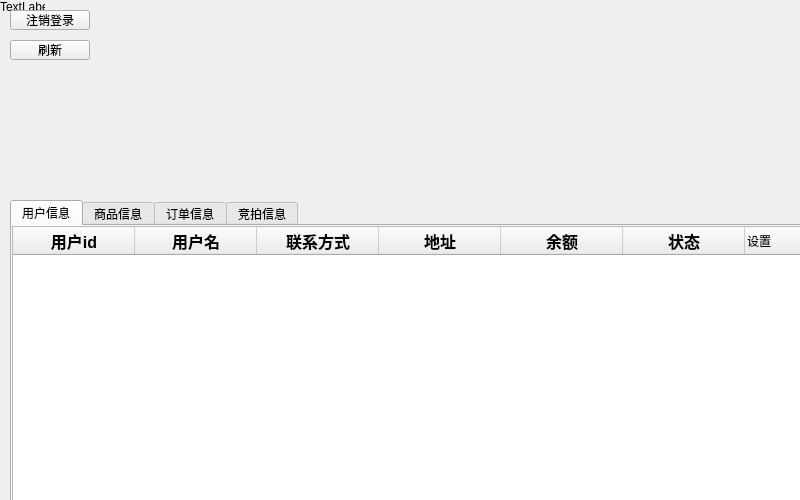
<?xml version="1.0" encoding="UTF-8"?>
<ui version="4.0">
 <class>admincase</class>
 <widget class="QDialog" name="admincase">
  <property name="geometry">
   <rect>
    <x>0</x>
    <y>0</y>
    <width>800</width>
    <height>500</height>
   </rect>
  </property>
  <property name="windowTitle">
   <string>管理员界面</string>
  </property>
  <widget class="QTabWidget" name="tabWidget">
   <property name="geometry">
    <rect>
     <x>10</x>
     <y>200</y>
     <width>800</width>
     <height>400</height>
    </rect>
   </property>
   <property name="currentIndex">
    <number>0</number>
   </property>
   <widget class="QWidget" name="tab">
    <attribute name="title">
     <string>用户信息</string>
    </attribute>
    <widget class="QTableWidget" name="tableWidget">
     <property name="geometry">
      <rect>
       <x>0</x>
       <y>0</y>
       <width>800</width>
       <height>380</height>
      </rect>
     </property>
     <attribute name="horizontalHeaderDefaultSectionSize">
      <number>122</number>
     </attribute>
     <column>
      <property name="text">
       <string>用户id</string>
      </property>
      <property name="font">
       <font>
        <pointsize>12</pointsize>
        <bold>true</bold>
       </font>
      </property>
     </column>
     <column>
      <property name="text">
       <string>用户名</string>
      </property>
      <property name="font">
       <font>
        <pointsize>12</pointsize>
        <bold>true</bold>
       </font>
      </property>
     </column>
     <column>
      <property name="text">
       <string>联系方式</string>
      </property>
      <property name="font">
       <font>
        <pointsize>12</pointsize>
        <bold>true</bold>
       </font>
      </property>
     </column>
     <column>
      <property name="text">
       <string>地址</string>
      </property>
      <property name="font">
       <font>
        <pointsize>12</pointsize>
        <bold>true</bold>
       </font>
      </property>
     </column>
     <column>
      <property name="text">
       <string>余额</string>
      </property>
      <property name="font">
       <font>
        <pointsize>12</pointsize>
        <bold>true</bold>
       </font>
      </property>
     </column>
     <column>
      <property name="text">
       <string>状态</string>
      </property>
      <property name="font">
       <font>
        <pointsize>12</pointsize>
        <bold>true</bold>
       </font>
      </property>
     </column>
     <column>
      <property name="text">
       <string>设置</string>
      </property>
      <property name="textAlignment">
       <set>AlignLeading|AlignVCenter</set>
      </property>
     </column>
    </widget>
   </widget>
   <widget class="QWidget" name="tab_2">
    <attribute name="title">
     <string>商品信息</string>
    </attribute>
    <widget class="QTableWidget" name="tableWidget_2">
     <property name="geometry">
      <rect>
       <x>0</x>
       <y>50</y>
       <width>800</width>
       <height>330</height>
      </rect>
     </property>
     <attribute name="horizontalHeaderDefaultSectionSize">
      <number>81</number>
     </attribute>
     <column>
      <property name="text">
       <string>商品id</string>
      </property>
      <property name="font">
       <font>
        <pointsize>12</pointsize>
        <bold>true</bold>
       </font>
      </property>
     </column>
     <column>
      <property name="text">
       <string>商品名称</string>
      </property>
      <property name="font">
       <font>
        <pointsize>12</pointsize>
        <bold>true</bold>
       </font>
      </property>
     </column>
     <column>
      <property name="text">
       <string>价钱</string>
      </property>
      <property name="font">
       <font>
        <pointsize>12</pointsize>
        <bold>true</bold>
       </font>
      </property>
     </column>
     <column>
      <property name="text">
       <string>数目</string>
      </property>
      <property name="font">
       <font>
        <pointsize>12</pointsize>
        <bold>true</bold>
       </font>
      </property>
     </column>
     <column>
      <property name="text">
       <string>描述</string>
      </property>
      <property name="font">
       <font>
        <pointsize>12</pointsize>
        <bold>true</bold>
       </font>
      </property>
     </column>
     <column>
      <property name="text">
       <string>卖家id</string>
      </property>
      <property name="font">
       <font>
        <pointsize>12</pointsize>
        <bold>true</bold>
       </font>
      </property>
     </column>
     <column>
      <property name="text">
       <string>开始时间</string>
      </property>
      <property name="font">
       <font>
        <pointsize>12</pointsize>
        <bold>true</bold>
       </font>
      </property>
     </column>
     <column>
      <property name="text">
       <string>截至时间</string>
      </property>
      <property name="font">
       <font>
        <pointsize>12</pointsize>
        <bold>true</bold>
       </font>
      </property>
     </column>
     <column>
      <property name="text">
       <string>状态</string>
      </property>
      <property name="font">
       <font>
        <pointsize>12</pointsize>
        <bold>true</bold>
       </font>
      </property>
     </column>
     <column>
      <property name="text">
       <string>设置</string>
      </property>
      <property name="textAlignment">
       <set>AlignLeading|AlignVCenter</set>
      </property>
     </column>
    </widget>
    <widget class="QGroupBox" name="groupBox_3">
     <property name="geometry">
      <rect>
       <x>-10</x>
       <y>-13</y>
       <width>801</width>
       <height>81</height>
      </rect>
     </property>
     <property name="title">
      <string/>
     </property>
     <layout class="QHBoxLayout" name="horizontalLayout_3">
      <item>
       <widget class="QGroupBox" name="groupBox">
        <property name="title">
         <string/>
        </property>
        <layout class="QHBoxLayout" name="horizontalLayout">
         <item>
          <widget class="QLineEdit" name="lineEdit"/>
         </item>
         <item>
          <widget class="QPushButton" name="pushButton_2">
           <property name="text">
            <string>商品搜索</string>
           </property>
          </widget>
         </item>
         <item>
          <widget class="QPushButton" name="pushButton_3">
           <property name="text">
            <string>卖家搜索</string>
           </property>
          </widget>
         </item>
        </layout>
       </widget>
      </item>
      <item>
       <spacer name="horizontalSpacer">
        <property name="orientation">
         <enum>Qt::Horizontal</enum>
        </property>
        <property name="sizeHint" stdset="0">
         <size>
          <width>40</width>
          <height>20</height>
         </size>
        </property>
       </spacer>
      </item>
      <item>
       <widget class="QGroupBox" name="groupBox_2">
        <property name="title">
         <string/>
        </property>
        <layout class="QHBoxLayout" name="horizontalLayout_2">
         <item>
          <widget class="QRadioButton" name="radioButton_cid">
           <property name="text">
            <string>商品id排序</string>
           </property>
          </widget>
         </item>
         <item>
          <widget class="QRadioButton" name="radioButton_cname">
           <property name="text">
            <string>名称排序</string>
           </property>
          </widget>
         </item>
         <item>
          <widget class="QRadioButton" name="radioButton_price">
           <property name="text">
            <string>价钱排序</string>
           </property>
          </widget>
         </item>
         <item>
          <widget class="QRadioButton" name="radioButton_sid">
           <property name="text">
            <string>卖家id排序</string>
           </property>
          </widget>
         </item>
         <item>
          <widget class="QRadioButton" name="radioButton_date">
           <property name="text">
            <string>日期排序</string>
           </property>
          </widget>
         </item>
        </layout>
       </widget>
      </item>
     </layout>
     <zorder>groupBox_2</zorder>
     <zorder>groupBox</zorder>
     <zorder>horizontalSpacer</zorder>
    </widget>
    <zorder>groupBox_3</zorder>
    <zorder>tableWidget_2</zorder>
   </widget>
   <widget class="QWidget" name="tab_3">
    <attribute name="title">
     <string>订单信息</string>
    </attribute>
    <widget class="QTableWidget" name="tableWidget_3">
     <property name="geometry">
      <rect>
       <x>0</x>
       <y>0</y>
       <width>800</width>
       <height>380</height>
      </rect>
     </property>
     <attribute name="horizontalHeaderDefaultSectionSize">
      <number>110</number>
     </attribute>
     <column>
      <property name="text">
       <string>订单号</string>
      </property>
      <property name="font">
       <font>
        <pointsize>12</pointsize>
        <bold>true</bold>
       </font>
      </property>
     </column>
     <column>
      <property name="text">
       <string>商品id</string>
      </property>
      <property name="font">
       <font>
        <pointsize>12</pointsize>
        <bold>true</bold>
       </font>
      </property>
     </column>
     <column>
      <property name="text">
       <string>成交价格</string>
      </property>
      <property name="font">
       <font>
        <pointsize>12</pointsize>
        <bold>true</bold>
       </font>
      </property>
     </column>
     <column>
      <property name="text">
       <string>数目</string>
      </property>
      <property name="font">
       <font>
        <pointsize>12</pointsize>
        <bold>true</bold>
       </font>
      </property>
     </column>
     <column>
      <property name="text">
       <string>日期</string>
      </property>
      <property name="font">
       <font>
        <pointsize>12</pointsize>
        <bold>true</bold>
       </font>
      </property>
     </column>
     <column>
      <property name="text">
       <string>卖家id</string>
      </property>
      <property name="font">
       <font>
        <pointsize>12</pointsize>
        <bold>true</bold>
       </font>
      </property>
     </column>
     <column>
      <property name="text">
       <string>买家id</string>
      </property>
      <property name="font">
       <font>
        <pointsize>12</pointsize>
        <bold>true</bold>
       </font>
      </property>
     </column>
    </widget>
   </widget>
   <widget class="QWidget" name="tab_4">
    <attribute name="title">
     <string>竞拍信息</string>
    </attribute>
    <widget class="QTableWidget" name="tableWidget_4">
     <property name="geometry">
      <rect>
       <x>0</x>
       <y>0</y>
       <width>800</width>
       <height>380</height>
      </rect>
     </property>
     <attribute name="horizontalHeaderDefaultSectionSize">
      <number>102</number>
     </attribute>
     <column>
      <property name="text">
       <string>竞拍id</string>
      </property>
      <property name="font">
       <font>
        <pointsize>12</pointsize>
        <bold>true</bold>
       </font>
      </property>
     </column>
     <column>
      <property name="text">
       <string>商品id</string>
      </property>
      <property name="font">
       <font>
        <pointsize>12</pointsize>
        <bold>true</bold>
       </font>
      </property>
     </column>
     <column>
      <property name="text">
       <string>买家id</string>
      </property>
      <property name="font">
       <font>
        <pointsize>12</pointsize>
        <bold>true</bold>
       </font>
      </property>
     </column>
     <column>
      <property name="text">
       <string>商品名称</string>
      </property>
      <property name="font">
       <font>
        <pointsize>12</pointsize>
        <bold>true</bold>
       </font>
      </property>
     </column>
     <column>
      <property name="text">
       <string>出价</string>
      </property>
      <property name="font">
       <font>
        <pointsize>12</pointsize>
        <bold>true</bold>
       </font>
      </property>
     </column>
     <column>
      <property name="text">
       <string>截止时间</string>
      </property>
      <property name="font">
       <font>
        <pointsize>12</pointsize>
        <bold>true</bold>
       </font>
      </property>
     </column>
     <column>
      <property name="text">
       <string>竞拍时间</string>
      </property>
      <property name="font">
       <font>
        <pointsize>12</pointsize>
        <bold>true</bold>
       </font>
      </property>
     </column>
     <column>
      <property name="text">
       <string>设置</string>
      </property>
      <property name="textAlignment">
       <set>AlignLeading|AlignVCenter</set>
      </property>
     </column>
    </widget>
   </widget>
  </widget>
  <widget class="QLabel" name="label">
   <property name="geometry">
    <rect>
     <x>0</x>
     <y>0</y>
     <width>45</width>
     <height>13</height>
    </rect>
   </property>
   <property name="text">
    <string>TextLabel</string>
   </property>
  </widget>
  <widget class="QPushButton" name="pushButton">
   <property name="geometry">
    <rect>
     <x>10</x>
     <y>10</y>
     <width>80</width>
     <height>20</height>
    </rect>
   </property>
   <property name="text">
    <string>注销登录</string>
   </property>
  </widget>
  <widget class="QPushButton" name="pushButton_4">
   <property name="geometry">
    <rect>
     <x>10</x>
     <y>40</y>
     <width>80</width>
     <height>20</height>
    </rect>
   </property>
   <property name="text">
    <string>刷新</string>
   </property>
  </widget>
 </widget>
 <resources/>
 <connections/>
</ui>
